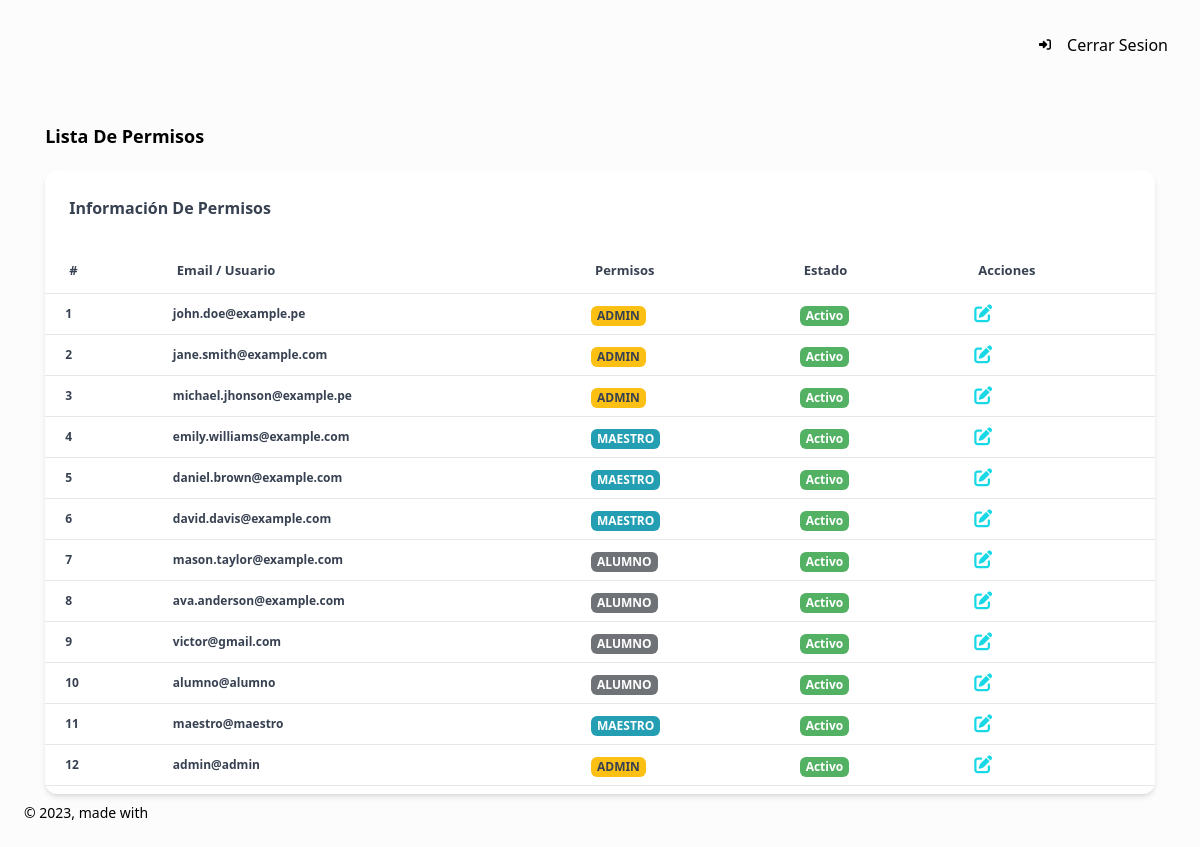
Page /administradores/permisos (signed in) on the committed database.
### tables this page shows
CREATE TABLE `usuarios` (
  `id_usuario` int NOT NULL AUTO_INCREMENT,
  `dni` varchar(15) DEFAULT NULL,
  `nombre` varchar(255) DEFAULT NULL,
  `apellido` varchar(255) DEFAULT NULL,
  `correo_electronico` varchar(255) DEFAULT NULL,
  `contrasena` varchar(255) DEFAULT NULL,
  `rol` enum('ADMIN','MAESTRO','ALUMNO') DEFAULT NULL,
  `activo` tinyint(1) DEFAULT NULL,
  PRIMARY KEY (`id_usuario`),
  UNIQUE KEY `dni` (`dni`),
  UNIQUE KEY `correo_electronico` (`correo_electronico`)
);

### config/dataBase.php (called while the page is built)
<?php
return [
    "host" => "localhost",
    "username" => "root",
    "userPassword" => "16345abcde@A",
    "dbname" => "universidad"
];

### models/Model.php (called while the page is built, shortened)
<?php
class Model
{
    protected $db;
    protected $table;
    public function __construct()
    {
        $config = include($_SERVER["DOCUMENT_ROOT"] . "/config/dataBase.php");
        try {
            $dsn = "mysql:host=" . $config['host'] . "; dbname=" . $config['dbname'];
            $this->db = new PDO($dsn, $config["username"], $config["userPassword"]);
            $this->db->setAttribute(PDO::ATTR_ERRMODE, PDO::ERRMODE_EXCEPTION);
        } catch (PDOException $e) {
            echo "Error" . $e->getMessage();
        }
    }
    public function all()
    {
        $res = $this->db->query("select * from {$this->table} where id_usuario <> 16");
        $data = $res->fetchAll(PDO::FETCH_ASSOC);
        return $data;
    }
}

### views/administradores/read.php (the view, shortened to what this page needs)
<!DOCTYPE html>
<html lang="en">
<head>
    <link rel="stylesheet" href="../../dist/output.css">
    <script src="https://cdn.tailwindcss.com"></script>
</head>
<body>
    <div class="min-h-screen bg-gray-50/50">
        <div class="p-4 xl:ml-72">
            <nav
                class="block w-full max-w-full bg-transparent text-white shadow-none rounded-xl transition-all px-0 py-1">
                <div class=" flex-col-reverse gap-6 md:flex-row md:items-center flex justify-end">
                    <div class="flex items-center">
                        <a class="" href="/cerrarSession">
                            <button
                                class="middle hover:text-red-700 none font-sans font-bold center transition-all disabled:opacity-50 disabled:shadow-none disabled:pointer-events-none text-xs py-3 rounded-lg text-black hover:bg-white/10 active:bg-white/30 w-full flex items-center gap-4 px-4 capitalize"
                                type="button">
                                <i class="fa-solid fa-right-to-bracket"></i>
                                <p
                                    class="block antialiased font-sans text-base leading-relaxed text-inherit font-medium capitalize">
                                    Cerrar sesion</p>
                            </button>
                        </a>
                    </div>
                </div>
            </nav>
            <div class="mt-12">
                <div class="w-[95%] mx-auto">
                    <h3
                        class="block antialiased tracking-normal font-sans text-lg capitalize font-semibold leading-relaxed mb-5">
                        lista de permisos</h3>
                </div>
                <div class="w-[95%] mx-auto">
                    <div
                        class="relative flex flex-col bg-clip-border rounded-xl bg-white text-gray-700 shadow-md overflow-hidden xl:col-span-2 ">
                        <div
                            class="relative bg-clip-border rounded-xl overflow-hidden bg-transparent text-gray-700 shadow-none m-0 flex items-center justify-between p-6">
                            <div>
                                <h6
                                    class="block antialiased tracking-normal font-sans text-base capitalize font-semibold leading-relaxed  mb-1">
                                    información de permisos</h6>
                            </div>
                        </div>
                        <div class="p-6  px-0 pt-0 pb-2">
                            <table class="w-full min-w-[840px] table-auto ">
                                <thead>
                                    <tr>
                                        <th class="border-b border-blue-gray-50 py-3 px-6 text-left">
                                            <p
                                                class="block antialiased font-sans text-[13px]  capitalize text-blue-gray-400 font-bold">
                                                #</p>
                                        </th>
                                        <th class="border-b border-blue-gray-50 py-3 px-6 text-left">
                                            <p
                                                class="block antialiased font-sans text-[13px]  capitalize text-blue-gray-400 font-bold">
                                                Email / Usuario</p>
                                        </th>
                                        <th class="border-b border-blue-gray-50 py-3 px-6 text-left">
                                            <p
                                                class="block antialiased font-sans text-[13px]  capitalize text-blue-gray-400 font-bold">
                                                permisos</p>
                                        </th>
                                        <th class="border-b border-blue-gray-50 py-3 px-6 text-left">
                                            <p
                                                class="block antialiased font-sans text-[13px]  capitalize text-blue-gray-400 font-bold">
                                                estado</p>
                                        </th>
                                        <th class="border-b border-blue-gray-50 py-3 px-6 text-left">
                                            <p
                                                class="block antialiased font-sans text-[13px]  capitalize text-blue-gray-400 font-bold">
                                                acciones</p>
                                        </th>
                                    </tr>
                                </thead>
                                <tbody>
                                    <?php
                                    $numeracion = 1;
                                    foreach ($usuarios as $usuario) {
                                    ?>
                                    <tr class=" hover:bg-[#c3dff9]">
                                        <td class="py-2 px-5 border-b border-blue-gray-50">
                                            <p class="block antialiased font-sans text-xs text-blue-gray-900 font-bold">
                                                <?= $numeracion++ ?></p>
                                        </td>
                                        <td class="py-2 px-5 border-b border-blue-gray-50">
                                            <p
                                                class="block antialiased font-sans text-xs  text-blue-gray-900 font-bold">
                                                <?= $usuario["correo_electronico"] ?></p>
                                        </td>
                                        <td class="py-2 px-5 border-b border-blue-gray-50 ">
                                            <?php
                                                if ($usuario["rol"] == "ADMIN") { ?>
                                            <p
                                                class="inline-block py-[2px] px-[6px] rounded-md antialiased font-sans text-xs capitalize  font-bold bg-[#fcbf14]">
                                                <?= $usuario["rol"] ?></p>
                                            <?php  } elseif ($usuario["rol"] == "MAESTRO") {  ?>
                                            <p
                                                class="inline-block py-[2px] px-[6px] rounded-md antialiased font-sans text-xs capitalize text-white font-bold bg-[#239eb3]">
                                                <?= $usuario["rol"] ?></p>
                                            <?php  } elseif ($usuario["rol"] == "ALUMNO") {  ?>
                                            <p
                                                class="inline-block py-[2px] px-[6px] rounded-md antialiased font-sans text-xs capitalize text-white font-bold bg-[#6f7378]">
                                                <?= $usuario["rol"] ?></p>
                                            <?php  }   ?>
                                        </td>
                                        <td class="py-2 px-5 border-b border-blue-gray-50">
                                            <?php
                                                if ($usuario["activo"]) { ?>
                                            <p
                                                class="inline-block py-[2px] px-[6px] rounded-md antialiased font-sans text-xs capitalize text-white font-bold bg-[#53b164]">
                                                Activo</p>
                                            <?php  } else {  ?>
                                            <p
                                                class="inline-block py-[2px] px-[6px] rounded-md antialiased font-sans text-xs capitalize text-white font-bold bg-[#ce464c]">
                                                Inactivo</p>
                                            <?php  }   ?>
                                        </td>
                                        <td class="py-2 px-5 border-b border-blue-gray-50">
                                            <a href="#"
                                                onclick='openModal("<?= $usuario["correo_electronico"] ?>" , "<?= $usuario["rol"] ?>" , "<?= $usuario["activo"] ?>" , "<?= $usuario["id_usuario"] ?>")'>
                                                <i class="fa-solid fa-pen-to-square text-[18px]"
                                                    style="color: #19d8e6;"></i>
                                            </a>
                                        </td>
                                    </tr>
                                    <?php } ?>
                                </tbody>
                            </table>
                        </div>
                    </div>
                </div>
            </div>
            <div class="text-blue-gray-600">
                <footer class="py-2">
                    <div class="flex w-full flex-wrap items-center justify-center gap-6 px-2 md:justify-between">
                        <p class="block antialiased font-sans text-sm leading-normal font-normal text-inherit">© 2023,
                            made with
                    </div>
                </footer>
            </div>
        </div>
    </div>
</body>
</html>

### rows in the picture
usuarios: correo_electronico "john.doe@example.pe", rol "ADMIN", activo "Activo"
usuarios: correo_electronico "jane.smith@example.com", rol "ADMIN", activo "Activo"
usuarios: correo_electronico "michael.jhonson@example.pe", rol "ADMIN", activo "Activo"
usuarios: correo_electronico "emily.williams@example.com", rol "MAESTRO", activo "Activo"
usuarios: correo_electronico "daniel.brown@example.com", rol "MAESTRO", activo "Activo"
usuarios: correo_electronico "david.davis@example.com", rol "MAESTRO", activo "Activo"
usuarios: correo_electronico "mason.taylor@example.com", rol "ALUMNO", activo "Activo"
usuarios: correo_electronico "ava.anderson@example.com", rol "ALUMNO", activo "Activo"
usuarios: correo_electronico "victor@gmail.com", rol "ALUMNO", activo "Activo"
usuarios: correo_electronico "alumno@alumno", rol "ALUMNO", activo "Activo"
usuarios: correo_electronico "maestro@maestro", rol "MAESTRO", activo "Activo"
usuarios: correo_electronico "admin@admin", rol "ADMIN", activo "Activo"
